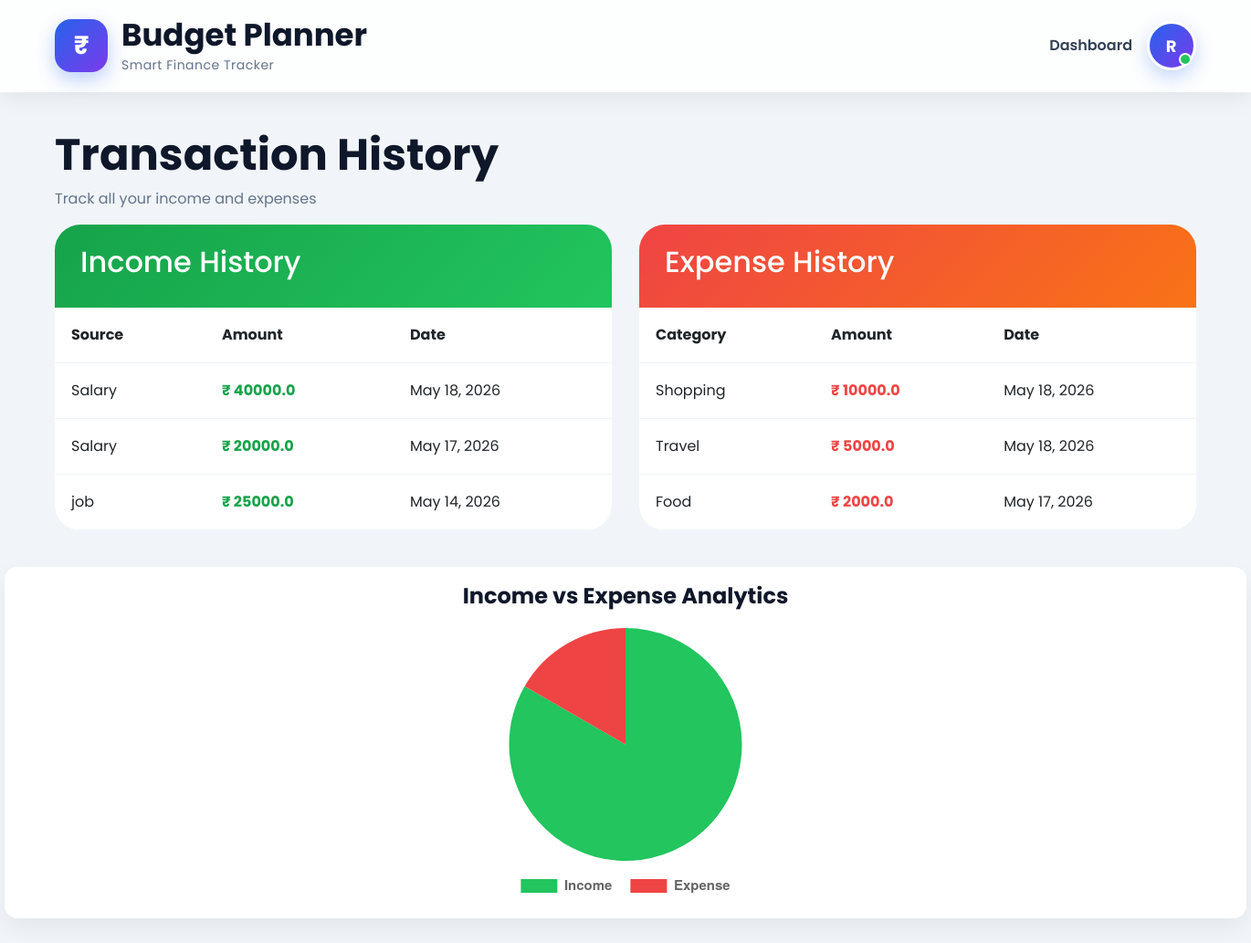
/history/ (signed in), run on the app's committed database.
### planner/models.py (models this page shows, shortened)
class Income(models.Model):
    user = models.ForeignKey(User, on_delete=models.CASCADE)
    source = models.CharField(max_length=100)
    amount = models.FloatField()
    date = models.DateField(auto_now_add=True)

class Expense(models.Model):
    CATEGORY_CHOICES = [
        ('Food', 'Food'),
        ('Shopping', 'Shopping'),
        ('Travel', 'Travel'),
        ('Bills', 'Bills'),
        ('Entertainment', 'Entertainment'),
        ('Healthcare', 'Healthcare'),
        ('Savings', 'Savings'),
    ]
    user = models.ForeignKey(User, on_delete=models.CASCADE)
    category = models.CharField(max_length=50, choices=CATEGORY_CHOICES)
    description = models.TextField()
    amount = models.FloatField()
    date = models.DateField(auto_now_add=True)

### planner/views.py (the view)
@login_required
def history(request):
    incomes = Income.objects.filter(
        user=request.user
    ).order_by('-date')
    expenses = Expense.objects.filter(
        user=request.user
    ).order_by('-date')
    total_income = incomes.aggregate(
        Sum('amount')
    )['amount__sum'] or 0
    total_expense = expenses.aggregate(
        Sum('amount')
    )['amount__sum'] or 0
    context = {
        'incomes': incomes,
        'expenses': expenses,
        'total_income': total_income,
        'total_expense': total_expense,
    }
    return render(
        request,
        'history.html',
        context
    )

### planner/templates/history.html (shortened to what this page needs)
{% extends 'base.html' %} {% block content %}
<div class="history-page">
  <div class="history-header">
    <h1 class="history-title">Transaction History</h1>
    <p class="history-subtitle">Track all your income and expenses</p>
  </div>
  <div class="history-grid">
    <div class="history-card income-history-card">
      <div class="history-card-header income-header">
        <h2>Income History</h2>
      </div>
      <div class="history-table-wrapper">
        <table class="modern-history-table">
          <thead>
            <tr>
              <th>Source</th>
              <th>Amount</th>
              <th>Date</th>
            </tr>
          </thead>
          <tbody>
            {% for income in incomes %}
            <tr>
              <td>{{ income.source }}</td>
              <td class="income-amount">₹ {{ income.amount }}</td>
              <td>{{ income.date }}</td>
            </tr>
            {% empty %}
            <tr>
              <td colspan="3">No income records found.</td>
            </tr>
            {% endfor %}
          </tbody>
        </table>
      </div>
    </div>
    <div class="history-card expense-history-card">
      <div class="history-card-header expense-header">
        <h2>Expense History</h2>
      </div>
      <div class="history-table-wrapper">
        <table class="modern-history-table">
          <thead>
            <tr>
              <th>Category</th>
              <th>Amount</th>
              <th>Date</th>
            </tr>
          </thead>
          <tbody>
            {% for expense in expenses %}
            <tr>
              <td>
                <span class="category-badge"> {{ expense.category }} </span>
              </td>
              <td class="expense-amount">₹ {{ expense.amount }}</td>
              <td>{{ expense.date }}</td>
            </tr>
            {% empty %}
            <tr>
              <td colspan="3">No expense records found.</td>
            </tr>
            {% endfor %}
          </tbody>
        </table>
      </div>
    </div>
  </div>
</div>
<div class="chart-container">
  <div class="chart-card">
    <h2 class="chart-title">Income vs Expense Analytics</h2>
    <canvas id="financeChart"></canvas>
  </div>
</div>
<script>
  const ctx = document.getElementById('financeChart');
  new Chart(ctx, {
      type: 'pie',
      data: {
          labels: [
              'Income',
              'Expense'
          ],
          datasets: [{
              data: [
                  {{ total_income }},
                  {{ total_expense }}
              ],
              backgroundColor: [
                  '#22c55e',
                  '#ef4444'
              ],
              borderWidth: 0
          }]
      },
      options: {
          responsive: true,
          plugins: {
              legend: {
                  position: 'bottom',
                  labels: {
                      padding: 20,
                      font: {
                          size: 15,
                          weight: '600'
                      }
                  }
              }
          }
      }
  });
</script>
{% endblock %}

### planner/templates/base.html (shortened to what this page needs)
{% load static %}
<!doctype html>
<html lang="en">
  <head>
    <link href="{% static 'styles.css' %}" rel="stylesheet" />
    <link
      href="https://cdn.jsdelivr.net/npm/bootstrap@5.3.3/dist/css/bootstrap.min.css"
      rel="stylesheet"
    />
    <link rel="stylesheet" href="{% static 'styles.css' %}" />
  </head>
  <body>
    <nav class="premium-navbar">
      <div class="nav-container">
        <a href="{% url 'home' %}" class="brand-logo">
          <div class="logo-box">₹</div>
          <div class="brand-text">
            <h2>Budget Planner</h2>
            <span> Smart Finance Tracker </span>
          </div>
        </a>
        <div class="nav-right">
          {% if user.is_authenticated %}
          <a href="{% url 'dashboard' %}" class="nav-link-custom">
            Dashboard
          </a>
      <button
    class="modern-profile-btn"
    type="button"
    data-bs-toggle="dropdown"
>
    <div class="profile-avatar-navbar">
        {{ user.username|slice:":1"|upper }}
    </div>
</button>
          </div>
          {% else %}
          <a href="{% url 'login' %}" class="nav-btn login-btn-nav"> Login </a>
          <a href="{% url 'register' %}" class="nav-btn register-btn-nav">
            Register
          </a>
          {% endif %}
        </div>
    </nav>
    {% block content %} {% endblock %}
  </body>
</html>

### planner/static/styles.css (style rules this page uses)
* { margin: 0; padding: 0; box-sizing: border-box; }
body { font-family: "Poppins", sans-serif; min-height: 100vh; background: #f1f5f9; overflow-x: hidden; }
.premium-navbar { width: 100%; position: sticky; top: 0; z-index: 1000; background: rgba(255, 255, 255, 0.85); backdrop-filter: blur(100px); padding: 18px 60px; box-shadow: 0 4px 25px rgba(0, 0, 0, 0.08); }
.nav-container { display: flex; align-items: center; justify-content: space-between; }
.brand-logo { display: flex; align-items: center; gap: 15px; text-decoration: none; }
.logo-box { width: 58px; height: 58px; border-radius: 18px; background: linear-gradient(135deg, #2563eb, #7c3aed); display: flex; align-items: center; justify-content: center; color: white; font-size: 28px; font-weight: 700; box-shadow: 0 8px 20px rgba(37, 99, 235, 0.3); transition: 0.3s; }
.brand-text h2 { margin: 0; font-size: 34px; font-weight: 700; color: #0f172a; }
.brand-text span { font-size: 14px; color: #64748b; letter-spacing: 0.5px; }
.nav-right { display: flex; align-items: center; gap: 16px; }
.nav-link-custom { text-decoration: none; font-weight: 600; color: #334155; position: relative; transition: 0.3s; }
.nav-link-custom::after { content: ""; position: absolute; left: 0; bottom: -6px; width: 0; height: 3px; background: #2563eb; border-radius: 10px; transition: 0.3s; }
.modern-profile-btn { border: none; background: none; padding: 0; }
.profile-avatar-navbar { width: 54px; height: 54px; border-radius: 50%; background: linear-gradient(135deg, #2563eb, #7c3aed); display: flex; justify-content: center; align-items: center; color: white; font-size: 18px; font-weight: 700; letter-spacing: 1px; position: relative; cursor: pointer; transition: 0.3s; box-shadow: 0 8px 20px rgba(37, 99, 235, 0.25); border: 3px solid white; }
.profile-avatar-navbar::after { content: ""; position: absolute; bottom: 2px; right: 2px; width: 14px; height: 14px; border-radius: 50%; background: #22c55e; border: 2px solid white; }
.history-page { padding: 40px 60px; }
.history-title { font-size: 48px; font-weight: 700; color: #0f172a; }
.history-subtitle { color: #64748b; margin-top: 8px; }
.history-grid { display: grid; grid-template-columns: 1fr 1fr; gap: 30px; }
.history-card { background: white; border-radius: 28px; overflow: hidden; }
.history-card-header { padding: 22px 28px; color: white; }
.income-header { background: linear-gradient(135deg, #16a34a, #22c55e); }
.expense-header { background: linear-gradient(135deg, #ef4444, #f97316); }
.modern-history-table { width: 100%; border-collapse: collapse; }
.modern-history-table th, .modern-history-table td { padding: 18px; border-bottom: 1px solid #f1f5f9; }
.income-amount { color: #16a34a; font-weight: 700; }
.expense-amount { color: #ef4444; font-weight: 700; }
.chart-container { margin-bottom: 35px; }
.chart-card { width: 170vh; margin: auto; background: white; padding: 18px; border-radius: 14px; box-shadow: 0 10px 25px rgba(0,0,0,0.06); text-align: center; }
.chart-title { font-size: 24px; font-weight: 700; color: #0f172a; margin-bottom: 20px; }
#financeChart { width: 300px ; height: 300px ; margin: auto; }

### data on the page
Income: source "Salary", amount "40000.0", date "May 18, 2026"
Income: source "Salary", amount "20000.0", date "May 17, 2026"
Income: source "job", amount "25000.0", date "May 14, 2026"
Expense: category "Shopping", amount "10000.0", date "May 18, 2026"
Expense: category "Travel", amount "5000.0", date "May 18, 2026"
Expense: category "Food", amount "2000.0", date "May 17, 2026"

### other printed values
{{ user.username|slice:":1"|upper }} "R"
chart data {{ total_income }} 85000.0
chart data {{ total_expense }} 17000.0
